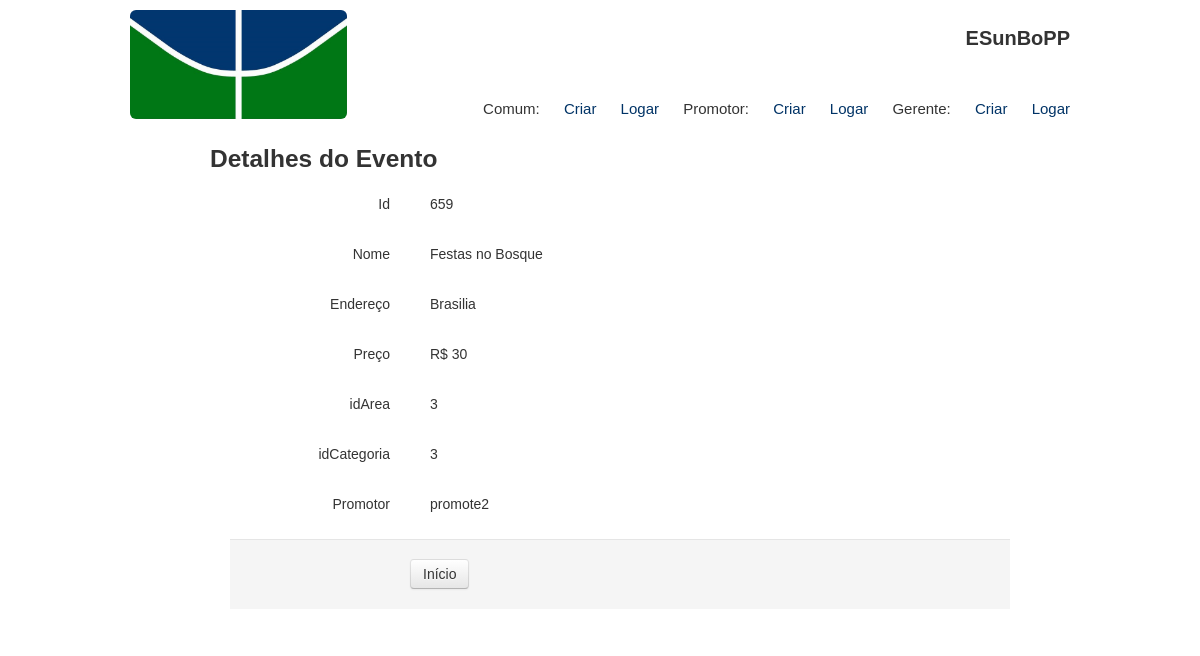
Page /readEvento.php?id=659 on the committed database.
### tables this page shows
CREATE TABLE IF NOT EXISTS `TB_EVENTO` (
  `id` int(11) NOT NULL DEFAULT '0',
  `nome` varchar(100) NOT NULL,
  `endereco` varchar(100) NOT NULL,
  `preco` double NOT NULL,
  `idArea` int(11) DEFAULT NULL,
  `idCategoria` int(11) NOT NULL DEFAULT '0',
  `loginPromotor` varchar(30) NOT NULL DEFAULT '',
  PRIMARY KEY (`id`,`idCategoria`,`loginPromotor`)
);

### readEvento.php (the view, shortened to what this page needs)
<?php
    $id = null;
    if ( !empty($_GET['id'])) {
        $id = $_REQUEST['id'];
    }
    if ( null==$id ) {
        header("Location: index.php");
    } else {
        $pdo = Database::connect();
        $pdo->setAttribute(PDO::ATTR_ERRMODE, PDO::ERRMODE_EXCEPTION);
        $sql = "SELECT * FROM TB_EVENTO where id = ?";
        $q = $pdo->prepare($sql);
        $q->execute(array($id));
        $data = $q->fetch(PDO::FETCH_ASSOC);
    }
?>
 <?php include("common/header.php"); ?>
    <div class="container">
                <div class="span10 offset1">
                    <div class="row">
                        <h3>Detalhes do Evento</h3>
                    </div>
                    <div class="form-horizontal" >
                      <div class="control-group">
                        <label class="control-label">Id</label>
                        <div class="controls">
                            <label class="checkbox">
                                <?php echo $data['id'];?>
                            </label>
                        </div>
                      </div>
                      <div class="control-group">
                        <label class="control-label">Nome</label>
                        <div class="controls">
                            <label class="checkbox">
                                <?php echo $data['nome'];?>
                            </label>
                        </div>
                      </div>
                      <div class="control-group">
                        <label class="control-label">Endereço</label>
                        <div class="controls">
                            <label class="checkbox">
                                <?php echo $data['endereco'];?>
                            </label>
                        </div>
                      </div>
                      <div class="control-group">
                        <label class="control-label">Preço</label>
                        <div class="controls">
                            <label class="checkbox">
                                <?php echo 'R$ ' . $data['preco'];?>
                            </label>
                        </div>
                      </div>
                      <div class="control-group">
                        <label class="control-label">idArea</label>
                        <div class="controls">
                            <label class="checkbox">
                                <?php echo $data['idArea'];?>
                            </label>
                        </div>
                      </div>
                      <div class="control-group">
                        <label class="control-label">idCategoria</label>
                        <div class="controls">
                            <label class="checkbox">
                                <?php echo $data['idCategoria'];?>
                            </label>
                        </div>
                      </div>
                      <div class="control-group">
                        <label class="control-label">Promotor</label>
                        <div class="controls">
                            <label class="checkbox">
                                <?php echo $data['loginPromotor'];?>
                            </label>
                        </div>
                      </div>
                      <div class="form-actions">
                        <a class="btn" href="index.php">Início</a>
                      </div>
                    </div>
                </div>
    </div>
</body>
</html>

### libs/css/custom.css (style rules this page uses)
body { color: #333333; font-family: "Lucida Sans Unicode", "Lucida Grande", sans-serif; }

### rows in the picture
tb_evento: id "659", nome "Festas no Bosque", endereco "Brasilia", preco "30", idArea "3", idCategoria "3", loginPromotor "promote2"
